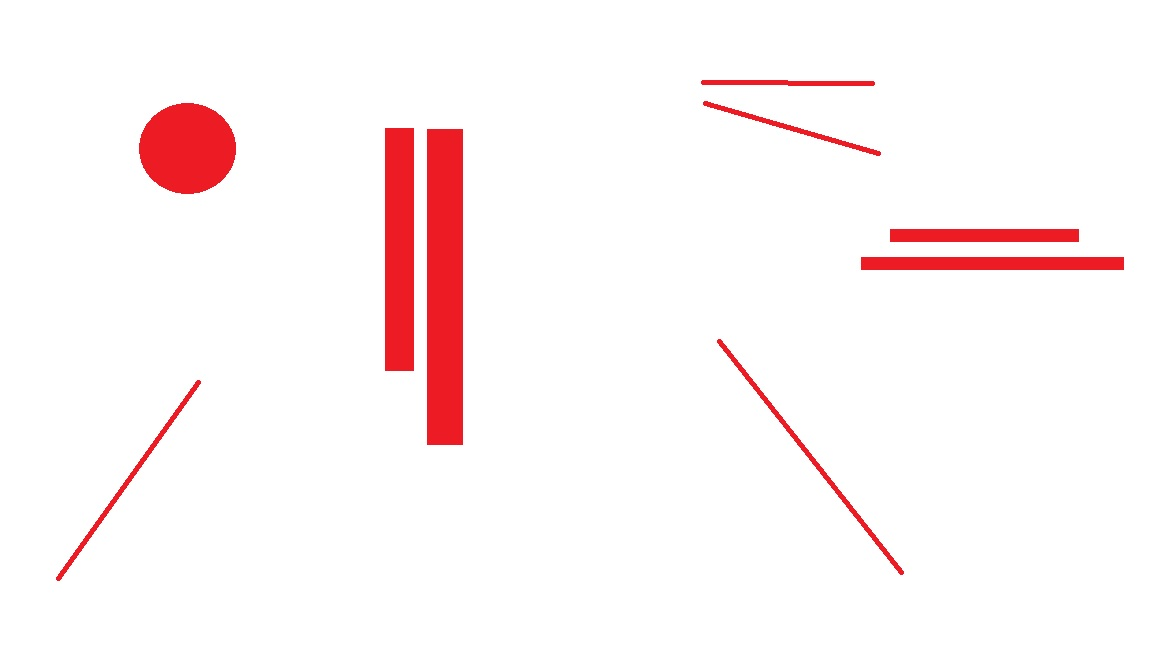
#> input picture Images/paint6.jpg, 1152 x 648 px
$ python asdf.py
#> lines starting #> are read from the running program, lines starting #| are printed output that depends on the picture; after the words box and inside, x2 and y2 are one past the last pixel; in counts of white or black regions, pixels touching at a corner belong together
import cv2
import numpy as np

# Image input
img = cv2.imread('Images/paint6.jpg')
#> img is the input picture: shape (648, 1152, 3); mean B, G, R 244.5, 244.1, 253.8
imgCopy = img.copy()
cv2.imshow('Original', img)

# Annotation size
anno_width = 30
anno_height = 20

# Image resizer
def rescaleFrame(frame, scale):
    width = int(frame.shape[1] * scale)
    height = int(frame.shape[0] * scale)
    dimensions = (width, height)
    return cv2.resize(frame, dimensions, interpolation=cv2.INTER_AREA)

# Resize for large images
imgHeight, imgWidth, _ = img.shape
#> imgHeight = 648; imgWidth = 1152
if(imgHeight > 5000 and imgWidth > 7000):
    imgCopy = rescaleFrame(imgCopy,0.4)

# Red color findings
redhsv_image = cv2.cvtColor(imgCopy, cv2.COLOR_BGR2HSV)
#> redhsv_image: shape (648, 1152, 3); mean H, S, V 12.4, 10.8, 253.8
imgRedBlur = cv2.GaussianBlur(redhsv_image, (5, 5), 1)
#> imgRedBlur: shape (648, 1152, 3); mean H, S, V 12.4, 10.8, 253.8
lower_red = np.array([155, 25, 0])
upper_red = np.array([179, 255, 255])
redmask = cv2.inRange(redhsv_image, lower_red, upper_red)
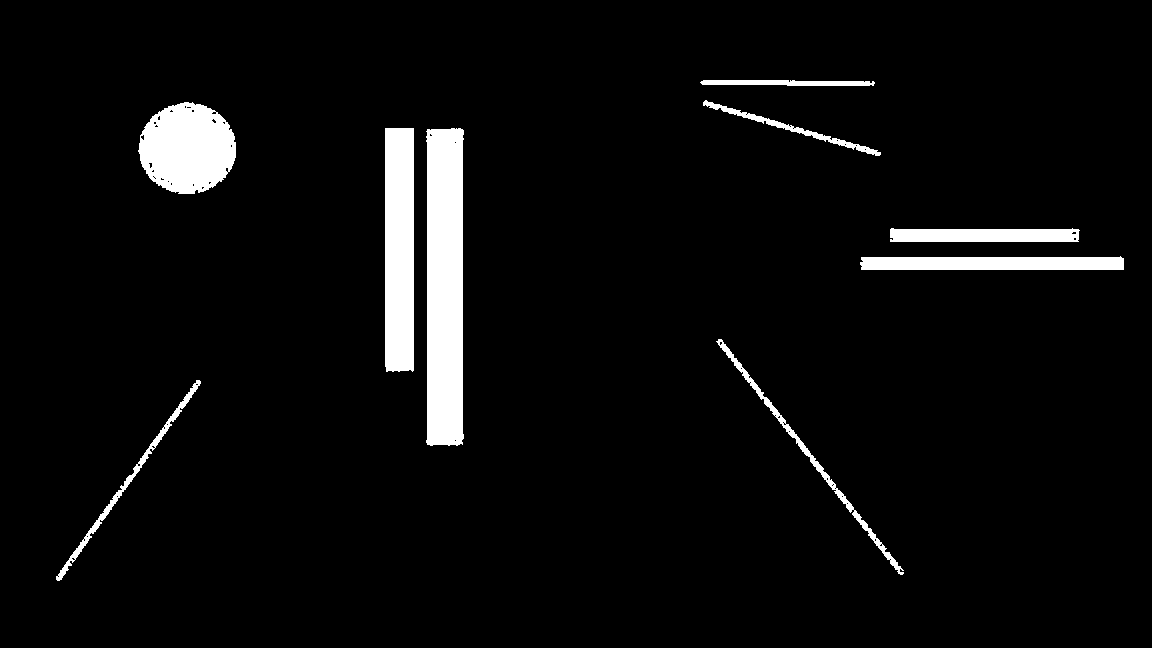
#> redmask: shape (648, 1152); 4.8% white; 9 white regions
cv2.imshow('redmask', redmask)

# Contour output
contours, heirarchy = cv2.findContours(redmask, cv2.RETR_EXTERNAL, cv2.CHAIN_APPROX_NONE)
#> contours = 9 contours; largest, box (x1, y1, x2, y2) and area: (426, 128, 464, 446) 11055, (138, 102, 236, 194) 6790, (385, 128, 414, 372) 6777, (860, 256, 1124, 270) 3142, (890, 228, 1080, 242) 2254

# White color findings
hsv_image = cv2.cvtColor(imgCopy, cv2.COLOR_BGR2HSV)
lower_white = np.array([0, 0, 100])
upper_white = np.array([255, 30, 255])
mask = cv2.inRange(hsv_image, lower_white, upper_white)
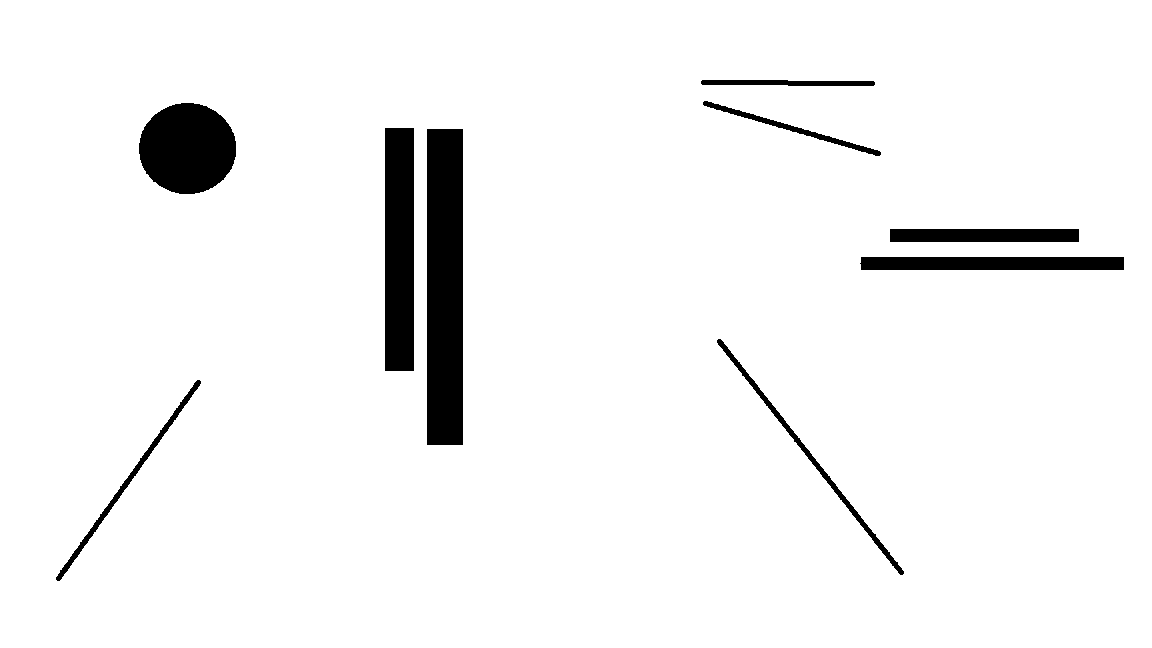
#> mask: shape (648, 1152); 95.2% white; 9 black regions, largest, box (x1, y1, x2, y2) and area: (427, 129, 463, 445) 11376, (385, 128, 414, 371) 7047, (139, 103, 236, 194) 6940
cv2.imshow('mask', mask)

bounding_rects = []

#for white space detection
def is_white_space(mask, x, y, width, height):
    for i in range(y, y + height):
        for j in range(x, x + width):
            if mask[i, j] != 255:
                return False
    return True

# loop for contours
for cnt in contours:
    area = cv2.contourArea(cnt)
    print(area, 'area')
    if area > 10:
        x, y, w, h = cv2.boundingRect(cnt)
        duplicate = False
        for rect in bounding_rects:
            if abs(rect[0] - x) < 10 and abs(rect[1] - y) < 10 and abs(rect[2] - w) < 10 and abs(rect[3] - h) < 10:
                duplicate = True
                break

            # If not a duplicate, draw the rectangle and add to the list
        if not duplicate:
            cv2.rectangle(imgCopy, (x, y), (x+w, y+h), (0, 255, 0), 2)
            bounding_rects.append((x, y, w, h))
            try:
                if w > anno_width:
                    start_x = x
                    end_x = x + w
                    while start_x < end_x:
                        if is_white_space(mask, start_x-anno_width//2, y-anno_height, anno_width, anno_height):
                            cv2.rectangle(imgCopy, (start_x-anno_width//2, y-anno_height),
                                    (start_x + anno_width//2, y), (255, 0, 0), 2)
                            break
                        else:
                            if is_white_space(mask, start_x-anno_width//2, y+h, anno_width, anno_height):
                                cv2.rectangle(imgCopy, (start_x-anno_width//2, y+h),(start_x + anno_width//2, y+h+anno_height), (255, 0, 0), 2)
                                break
                            else:
                                start_x = start_x + 1

                elif h > anno_height:
                    start_y = y
                    end_y = y + h
                    while start_y < end_y:
                        if is_white_space(mask, x-anno_width, start_y-anno_height, anno_width, anno_height):
                            cv2.rectangle(imgCopy, (x-anno_width, start_y-anno_height//2),
                                    (x, start_y+anno_height//2), (255, 255, 0), 2)
                            break
                        else:
                            if is_white_space(mask, x+w, start_y-anno_height//2, anno_width, anno_height):
                                cv2.rectangle(imgCopy, (x+w, start_y-anno_height//2),(x+w+anno_width, start_y+anno_height//2), (255, 255, 0), 2)
                                break
                            else:
                                start_y = start_y + 1

                else:
                    if is_white_space(mask, x-anno_width,y-anno_height, anno_width, anno_height) :
                        cv2.rectangle(imgCopy, (x, y), (x - anno_width, y - anno_height),
                                (255, 0, 255), 2)
                        break
                    else:
                        if is_white_space(mask, x+w, y+h, anno_width, anno_height) :
                            cv2.rectangle(imgCopy, (x+w, y+h), (x+w+anno_width, y +h+anno_height),(255, 0, 255), 2)
                        else :
                            print ("Not enough space")

            except IndexError:
                print("Error")
                pass
#> this loop made 9 passes
#> (area, x, y, w, h, end_x) on passes 1, 2, 3, 4, 5, 7, 8, 9: (1050, 56, 380, 145, 201, 201), (1278.5, 716, 339, 188, 236, 904), (3141.5, 860, 256, 264, 14, 1124), (2253.5, 890, 228, 190, 14, 1080), (11055, 426, 128, 38, 318, 464), (6790, 138, 102, 98, 92, 236), (783.5, 703, 100, 178, 56, 881), (685, 700, 80, 175, 6, 875)
#> (area, x, y, w, h, end_y) on pass 6: (6777, 385, 128, 29, 244, 372)
#| 1050.0 area
#| 1278.5 area
#| 3141.5 area
#| 2253.5 area
#| 11055.0 area
#| 6777.0 area
#| 6790.0 area
#| 783.5 area
#> (further printed lines are left out)
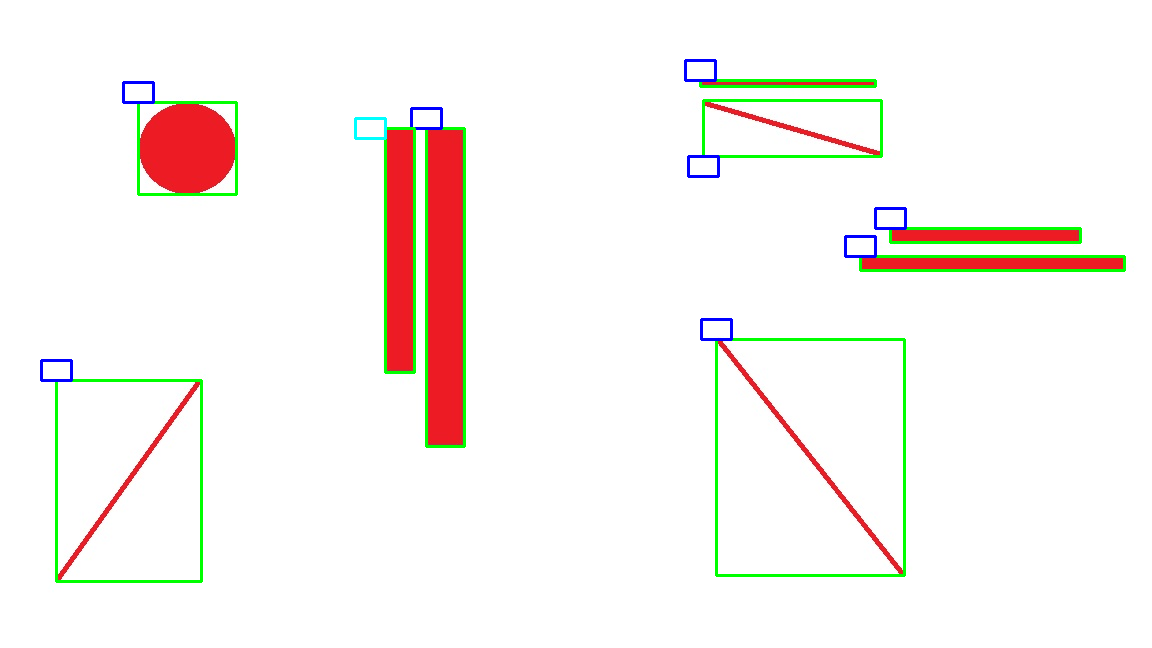
#> imgCopy: shape (648, 1152, 3); 2.29% of pixels changed, all inside (x1, y1, x2, y2) = (40, 59, 1126, 583)
#> after the loop, bounding_rects = [(56, 380, 145, 201), (716, 339, 188, 236), (860, 256, 264, 14), (890, 228, 190, 14), (426, 128, 38, 318), (385, 128, 29, 244), (138, 102, 98, 92), (703, 100, 178, 56), (700, 80, 175, 6)]

# Output image
cv2.imshow('Output', imgCopy)
cv2.waitKey(0)
